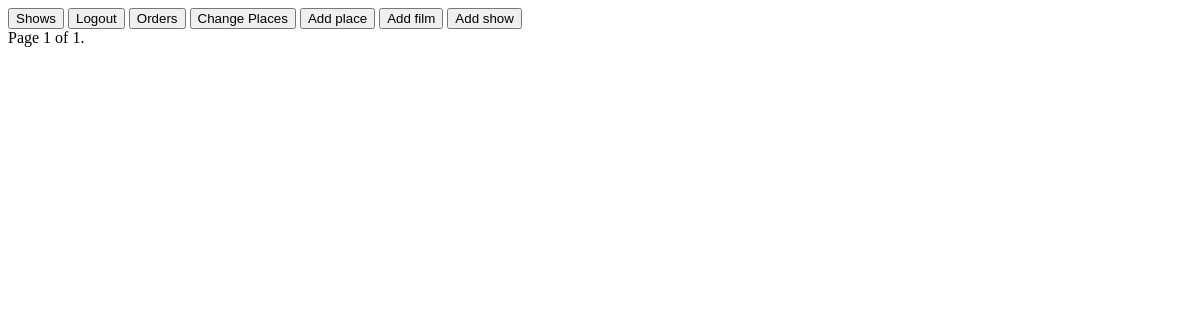
The app's page /places/ (signed in), older data.
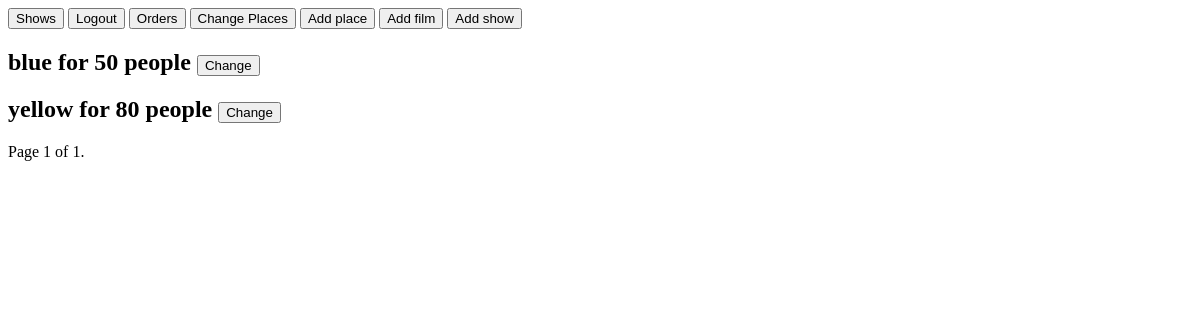
The same page, newer data.
### some/models.py (models this page shows, shortened)
class Place(models.Model):
    name = models.CharField(max_length=40, unique=True)
    size = models.PositiveSmallIntegerField(default=1)

### some/views.py (the view)
# urls.py: path('places/', PlaceListView.as_view(), name='places'),
class PlaceListView(PermissionRequiredMixin, ListView):
    permission_required = 'request.user.is_superuser'
    model = Place
    paginate_by = 5
    template_name = 'places.html'
    def get_queryset(self):
        queryset = super().get_queryset()
        queryset = queryset.exclude(shows__busy__gt=0)
        return queryset

### templates/places.html (shortened to what this page needs)
{% extends 'base.html' %}
{% block info %}
    {% for obj in object_list %}
        <h2>{{ obj.name }} for {{ obj.size }} people
            <a href="{% url 'update place' obj.id %}">
                <button>Change</button>
            </a>
        </h2>
    {% endfor %}
    <div class="pagination">
        <span class="step-links">
            <span class="current">
                Page {{ page_obj.number }} of {{ page_obj.paginator.num_pages }}.
            </span>
        </span>
    </div>
{% endblock %}

Row changes from the older to the newer data that the page shows:
now on this page (row edited): Place: name "blue", size "50"
added Place: name "yellow", size "80"
